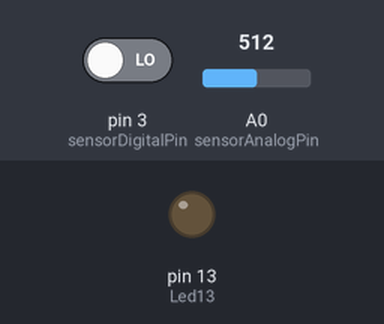
A sketch run on a simulated Arduino Uno, built with avr-gcc and run on an emulated ATmega328P. Shown: output pins drawn as LEDs (lit = HIGH). The test bench sets the inputs (shaded band); at power-on: pin 3 (sensorDigitalPin) LOW, A0 (sensorAnalogPin) = 512. What the sketch prints to the serial monitor is not drawn.

Above: at 1.2 s.
1.3 s: pin 3 (sensorDigitalPin) driven HIGH
At 2.3 s:
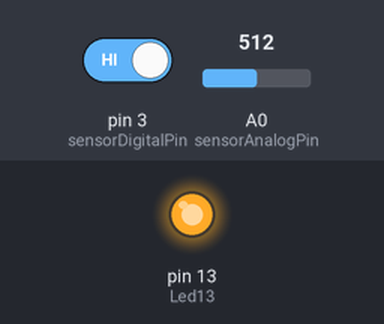
2.9 s: pin 3 (sensorDigitalPin) driven LOW
At 3.6 s:
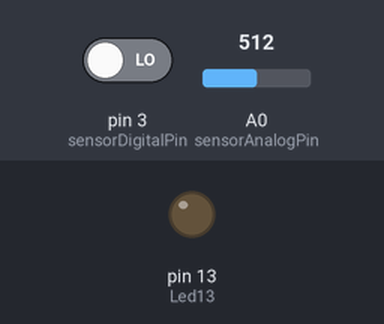
Timing chart, 0 to 5.9 s (numbered marks = the images above; inputs shaded):
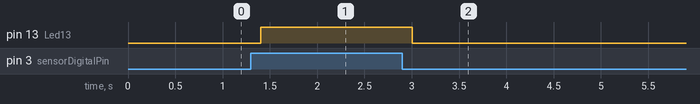

The sketch:

84_sound_sensor_module.ino
```cpp
/*
  LED1 should be lit, showing power. LED2 indicates sound input, and the sensitivity is adjusted by potentiometer.
  There is a tiny screw on the blue potentiometer block that you can use for adjustment. Turning that
  clockwise lowers the potentiometer value, while counter-clockwise raises the potentiometer value.
  Use the potentiometer to adjust the Sound Sensor sensitivity. Turn the potentiometer
  several rotations until you see the LED2 blink. if you are also watching Serial Monitor (inital adjustment), or, Serial Plotter (the latter is prefererd for observation).
*/

// when you speak, led13 should be on

int sensorAnalogPin = A0;
int sensorDigitalPin = 3;
int analogValue = 0;
int digitalValue;
int Led13 = 13;         // Define LED port; this is the LED built in to the Arduino (labled L)
                        // When D0 from the Sound Sensor (connnected to pin 7 on the
                        // Arduino) sends High (voltage present), L will light up. In practice, you
                        // should see LED13 on the Arduino blink when LED2 on the Sensor is 100% lit.


void setup() {
  // put your setup code here, to run once:
  Serial.begin(9600);
  pinMode(sensorDigitalPin, INPUT);
  pinMode(Led13, OUTPUT);


}

void loop() {
  // put your main code here, to run repeatedly:

  analogValue = analogRead(sensorAnalogPin);
  digitalValue = digitalRead(sensorDigitalPin);
  Serial.print("analog value is: ");
  Serial.println(analogValue);

  if(digitalValue == HIGH){
    digitalWrite(Led13, HIGH);
  }
  else{
    digitalWrite(Led13, LOW);
  }

  delay(200);


}
```

Measured:
- after the input at 1.3 s, pin 13 (Led13): LOW → HIGH after 0.10 s
- after the input at 2.9 s, pin 13 (Led13): HIGH → LOW after 0.11 s
